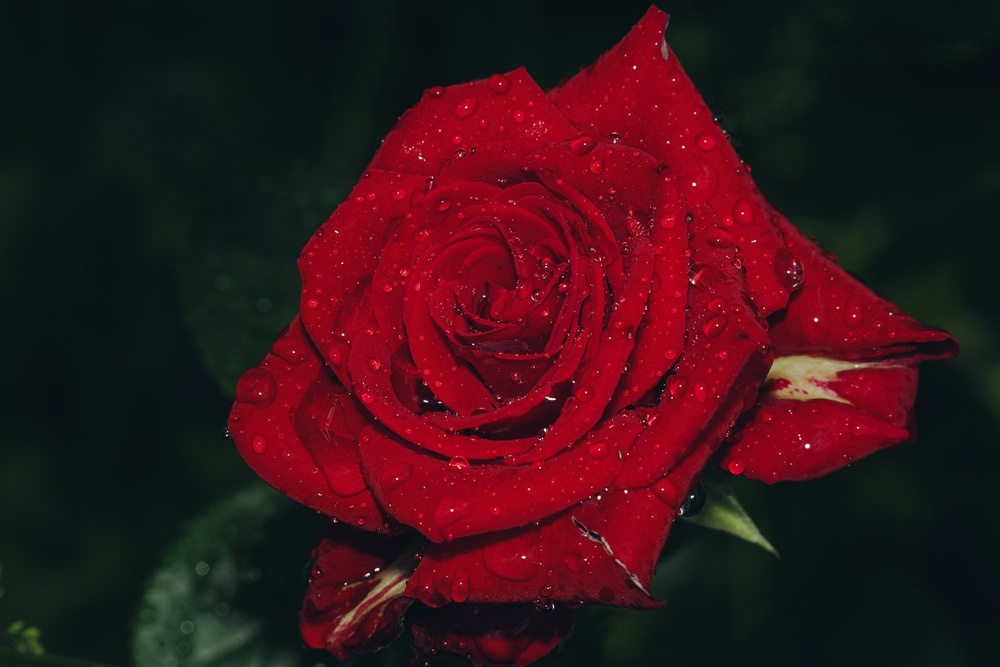
#> input picture assets/rose.jpg, 1000 x 667 px, shrunk from 1920 x 1280 before the run
$ python example.py
#> lines starting #> are read from the running program, lines starting #| are printed output that depends on the picture
import cv2
import matplotlib.pyplot as plt

# Load the image
path='../assets/rose.jpg'
image = cv2.imread(path)
#> image is the input picture: shape (667, 1000, 3); mean B, G, R 25.6, 19.7, 58.9
B, G, R = cv2.split(image)
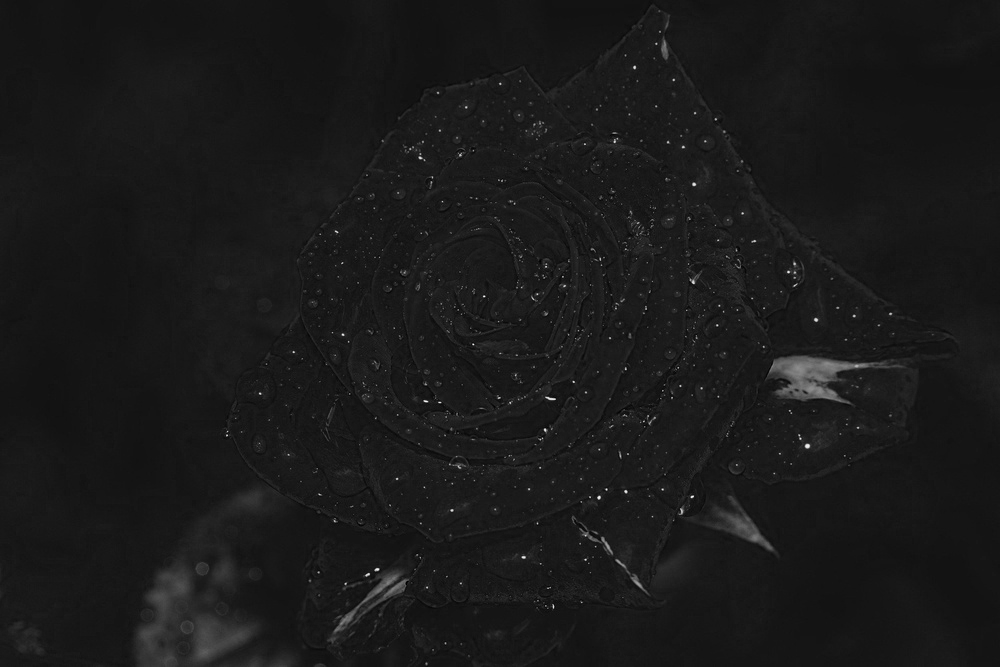
#> B: shape (667, 1000); min 0, max 251, mean 25.6
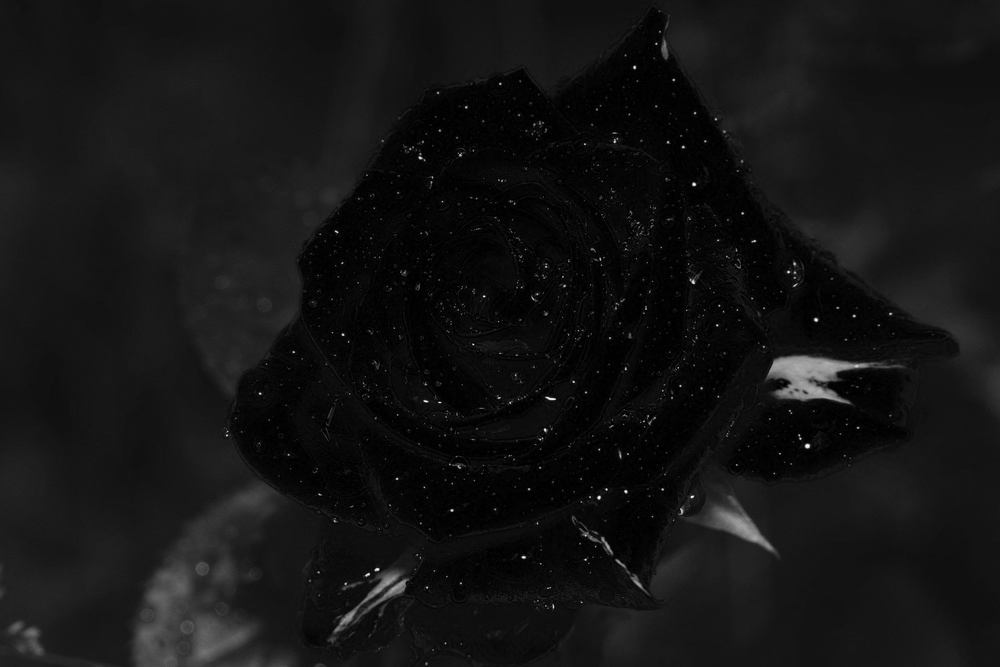
#> G: shape (667, 1000); min 0, max 255, mean 19.7
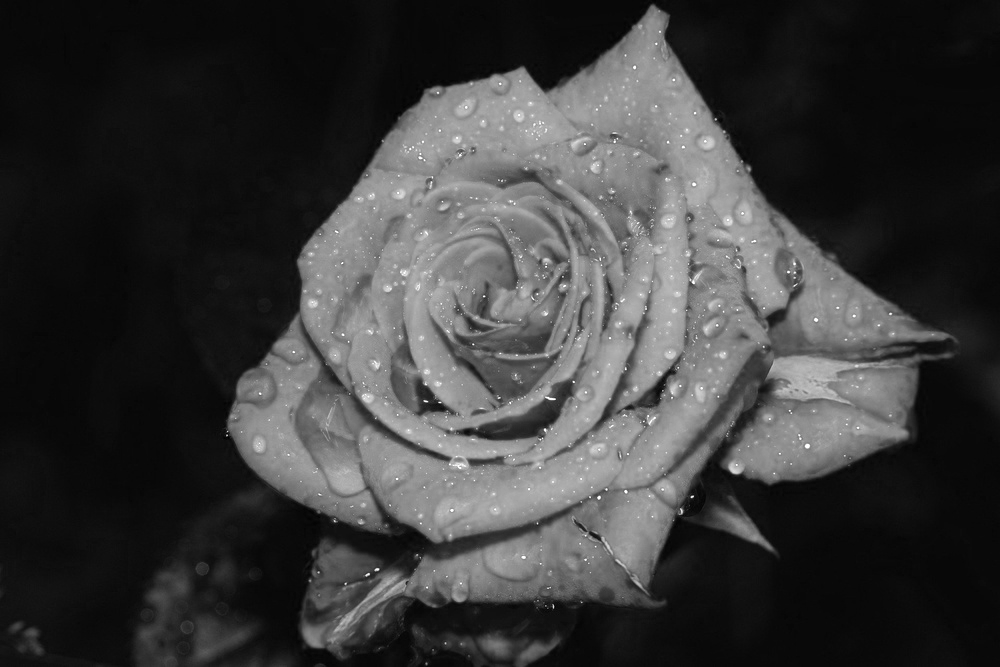
#> R: shape (667, 1000); min 1, max 255, mean 58.9

# Merge channels back to form the original image in RGB for matplotlib
original_rgb = cv2.merge([R, G, B])  # Convert BGR to RGB

# Display all images in a 2x2 grid
plt.figure(figsize=(10, 8))

# Original image
plt.subplot(2, 2, 1)
plt.imshow(original_rgb)
plt.title("Original")
plt.axis("off")

# Blue channel
plt.subplot(2, 2, 2)
plt.imshow(B, cmap='gray')
plt.title("Blue Channel")
plt.axis("off")

# Green channel
plt.subplot(2, 2, 3)
plt.imshow(G, cmap='gray')
plt.title("Green Channel")
plt.axis("off")

# Red channel
plt.subplot(2, 2, 4)
plt.imshow(R, cmap='gray')
plt.title("Red Channel")
plt.axis("off")

plt.show()
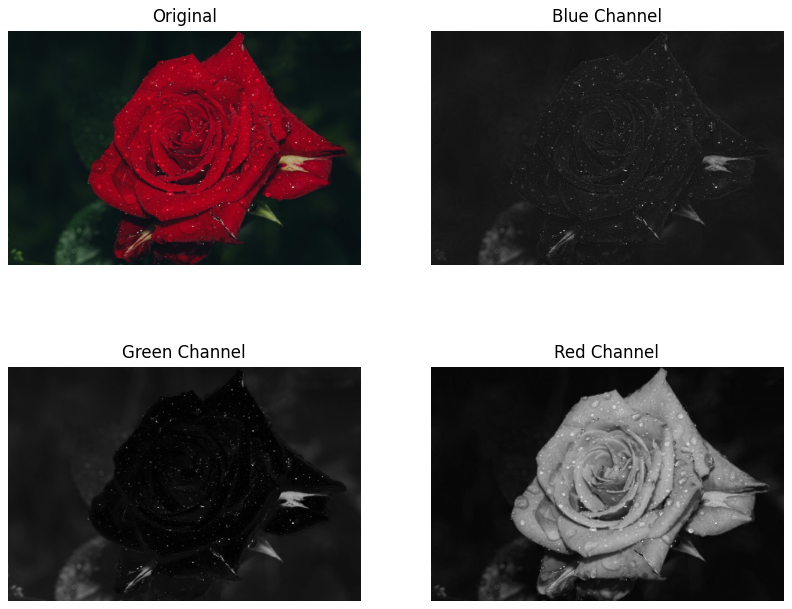
#> figure drawn by matplotlib, 4 panels

$ run again, with assets/horse.jpg copied over assets/rose.jpg
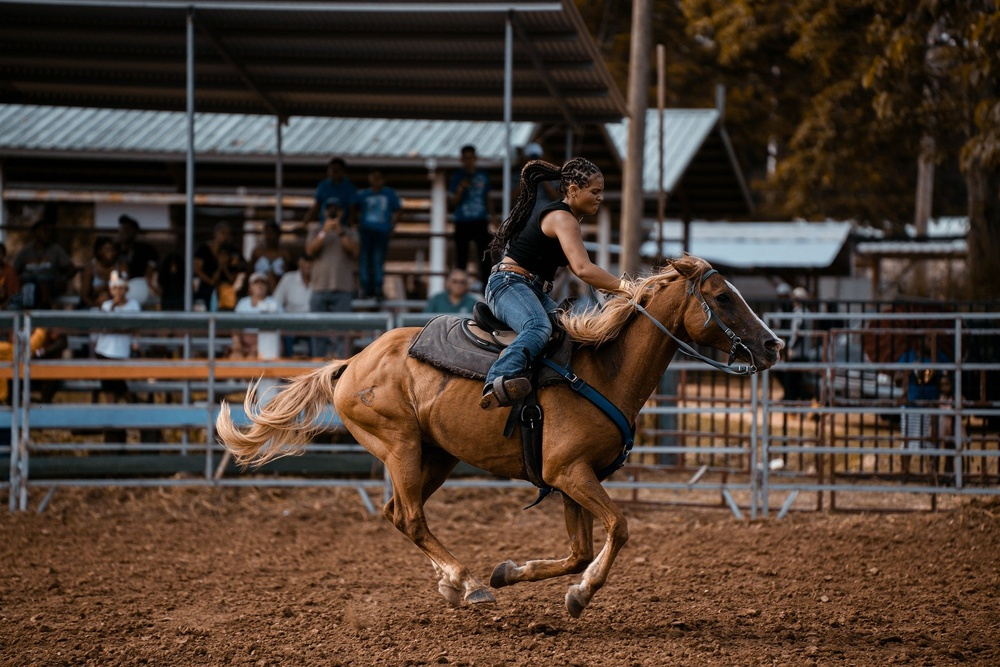
#> input picture assets/horse.jpg, 1000 x 667 px, shrunk from 1920 x 1281 before the run
#> image is the input picture: shape (667, 1000, 3); mean B, G, R 49.5, 59.7, 75.5
#> `B, G, R = cv2.split(image)`:
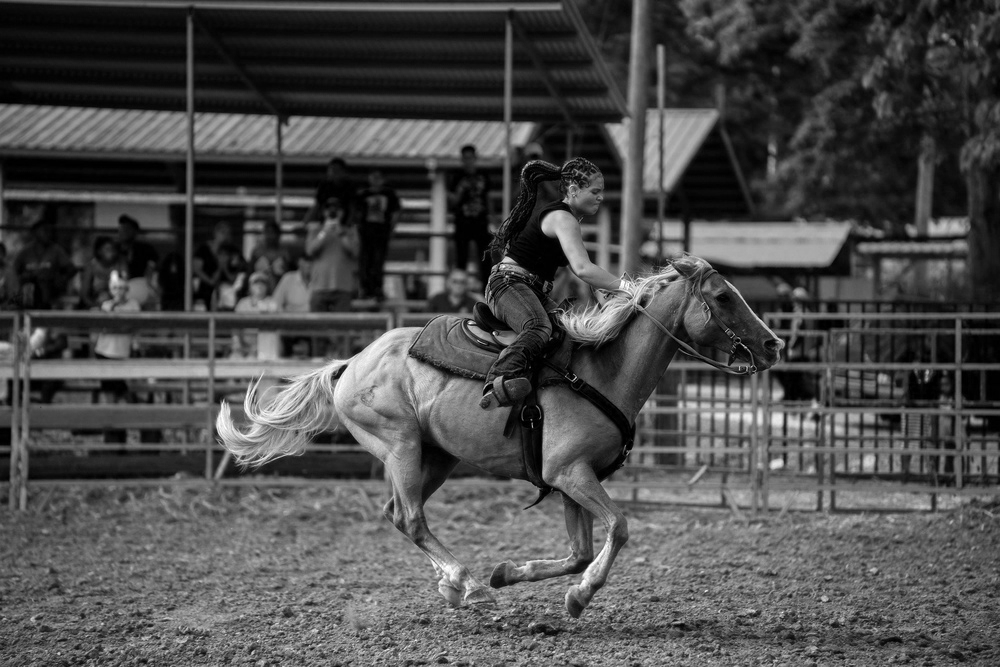
#> R: shape (667, 1000); min 0, max 255, mean 75.5
#> `plt.show()`:
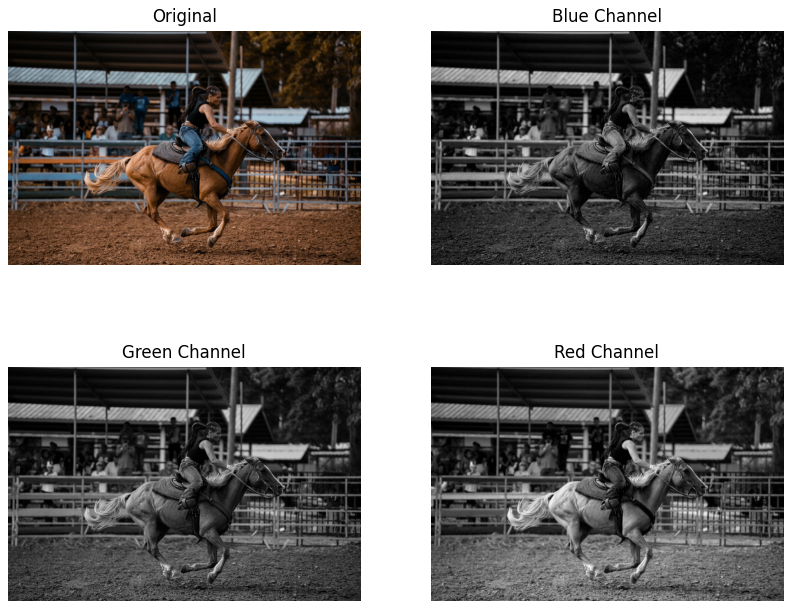
#> figure drawn by matplotlib, 4 panels

$ run again, with assets/mountain.jpg copied over assets/rose.jpg
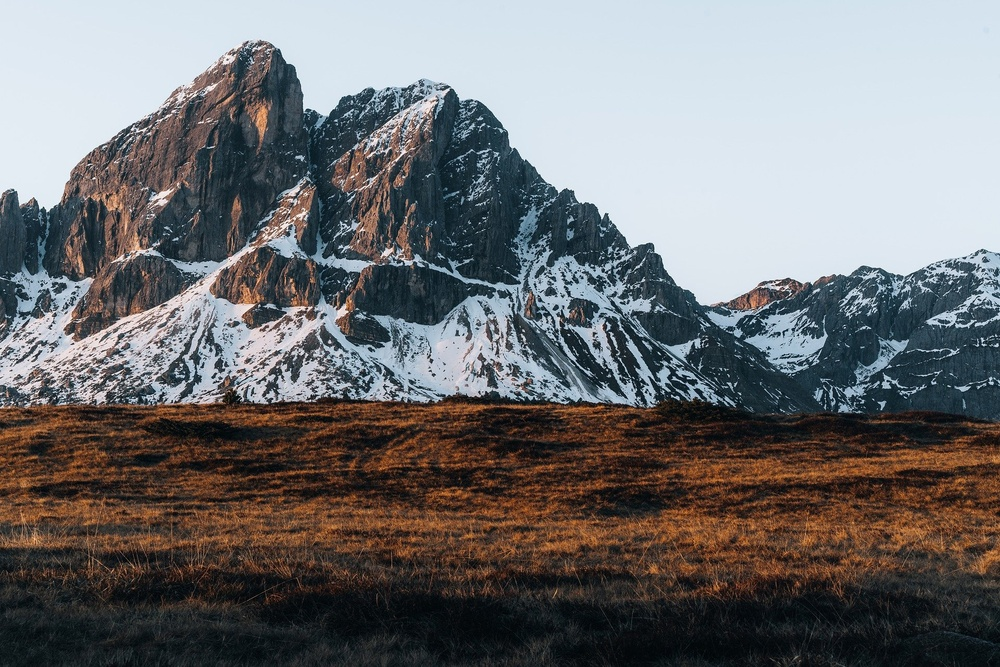
#> input picture assets/mountain.jpg, 1000 x 667 px, shrunk from 1920 x 1280 before the run
#> image is the input picture: shape (667, 1000, 3); mean B, G, R 113.4, 112, 112.2
#> `B, G, R = cv2.split(image)`:
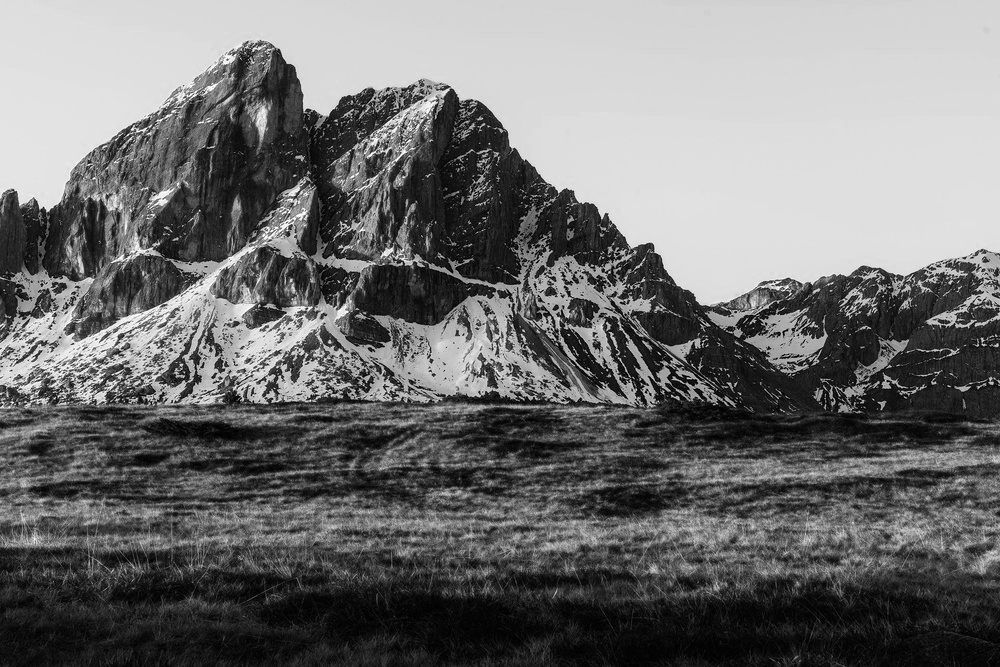
#> R: shape (667, 1000); min 0, max 255, mean 112.2
#> `plt.show()`:
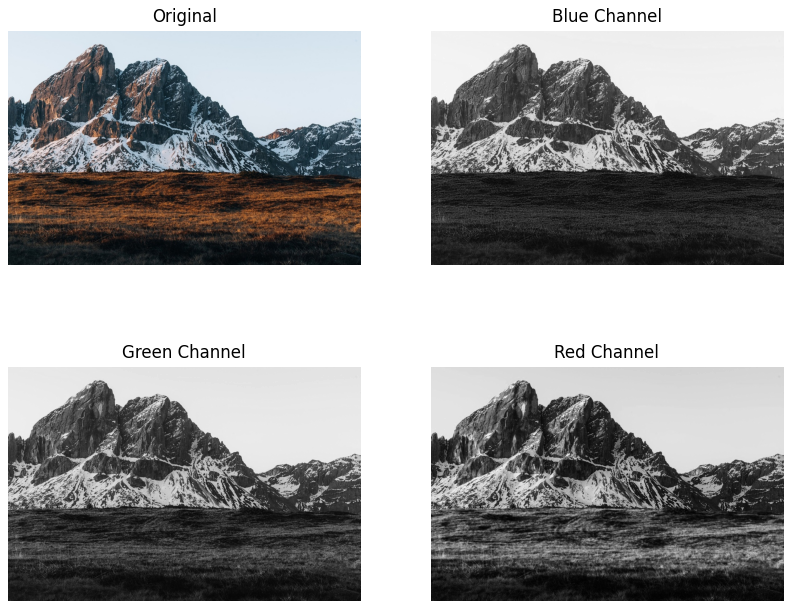
#> figure drawn by matplotlib, 4 panels
